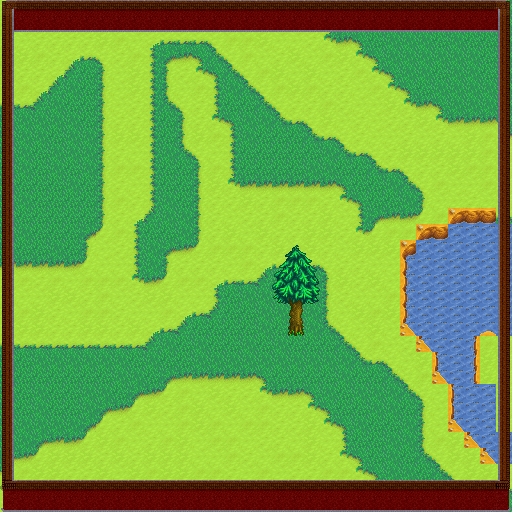

Rendered tile map (Tiled .tmx) drawn with the repository's tilesets; below, a short description and the map source with its tile grids summarised:
An orthogonal 32x32 tile map with 16x16 px tiles, 4 tile layers (Ground, Solid, Above, Front), 2 tilesets.

<map version="1.0" orientation="orthogonal" renderorder="right-down" width="32" height="32" tilewidth="16" tileheight="16" nextobjectid="1">
 <tileset firstgid="1" name="spring_outdoorsTileSheet" tilewidth="16" tileheight="16" tilecount="1975" columns="25">
  <image source="../../../ChaoWorld2Content/tilesets/spring_outdoorsTileSheet.png" width="400" height="1264" />
  <terraintypes>
   <terrain name="Grass" tile="175" />
   <terrain name="Dirt" tile="226" />
  </terraintypes>
  <tile id="153" terrain="1,1,1,1" />
  <tile id="175" terrain="0,0,0,0" />
  <tile id="176" terrain="1,1,1,1" />
  <tile id="177" terrain="1,0,1,1" />
  <tile id="178" terrain="1,1,1,0" />
  <tile id="200" terrain="0,0,0,1" />
  <tile id="201" terrain="0,0,1,1" />
  <tile id="202" terrain="0,1,1,1" />
  <tile id="203" terrain="0,0,1,0" />
  <tile id="225" terrain="0,1,0,1" />
  <tile id="226" terrain="1,1,1,1" />
  <tile id="227" terrain="1,1,1,1" />
  <tile id="228" terrain="1,0,1,0" />
  <tile id="250" terrain="0,1,0,0" />
  <tile id="251" terrain="1,1,0,0" />
  <tile id="252" terrain="1,1,0,1" />
  <tile id="253" terrain="1,0,0,0" />
  <tile id="275" terrain="0,0,0,0" />
 </tileset>
 <tileset firstgid="1976" name="Ashley" tilewidth="16" tileheight="16" tilecount="16" columns="4">
  <image source="../../../ChaoWorld2Content/tilesets/Ashley.png" width="64" height="64" />
  <tile id="9" probability="2" />
 </tileset>
 <layer name="Ground" width="32" height="32">
  <data>[1024 cells, 1024 non-empty, 20 distinct tile ids]</data>
 </layer>
 <layer name="Solid" width="32" height="32">
  <data>[1024 cells, 178 non-empty, 20 distinct tile ids]</data>
 </layer>
 <layer name="Above" width="32" height="32">
  <data>[1024 cells, 2 non-empty, 2 distinct tile ids]</data>
 </layer>
 <layer name="Front" width="32" height="32">
  <data>[1024 cells, 72 non-empty, 14 distinct tile ids]</data>
 </layer>
</map>
